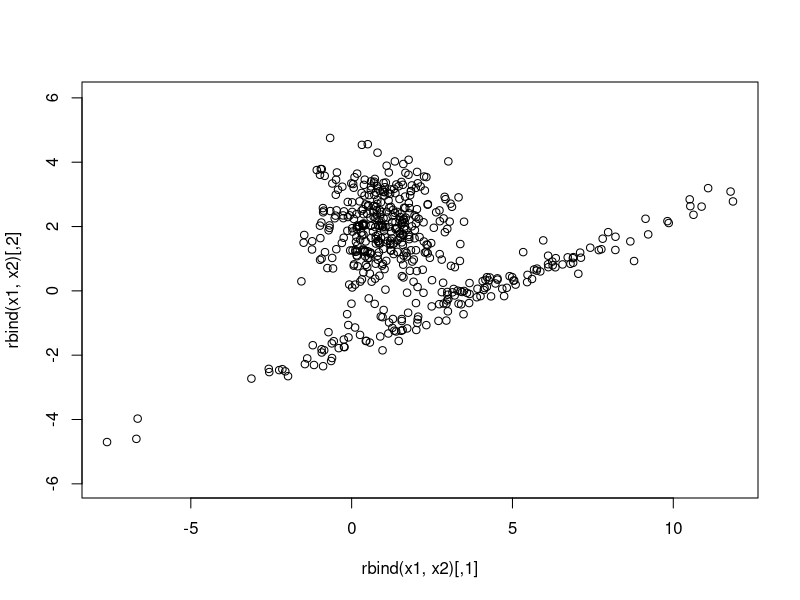
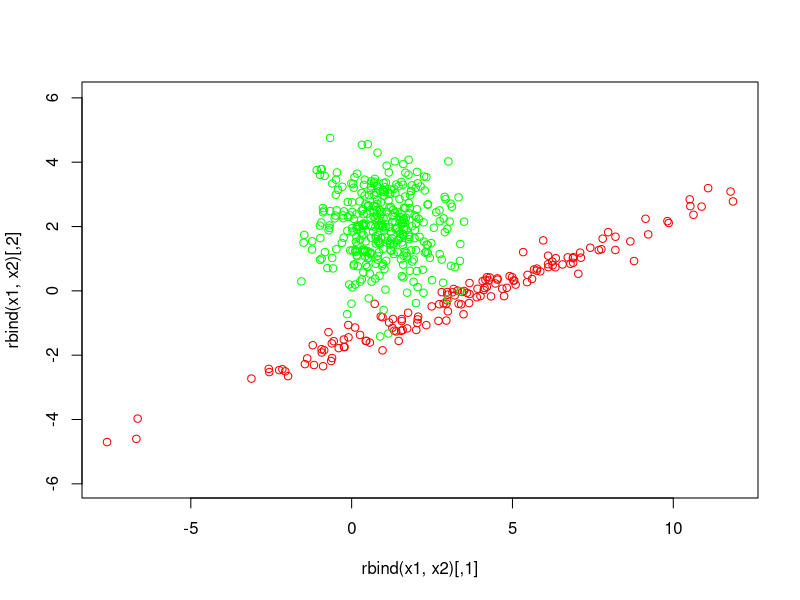

Write the R code that produced these figures, in order.
## ---- chunk 1
knitr::opts_chunk$set(echo = TRUE)
## ---- chunk 2
# sample size
n = 500;

# in population, 30% are '1', 70% are '2'
# build a sample from this
t<-sample(c(1,2),n,prob = c(0.3,0.7), replace = TRUE)

# count '1's and '2's
n2 <- sum(t==2);
n1 <- n - n2;


c(n1,n2)

# Define a function to return the transpose of a matrix that is Az + mu
rnormvec<-function(n=1,A,mu=0){
  m=dim(A)[2]
  z=matrix(rnorm(n*m),nrow=m,ncol=n)
  x= (A%*%z) + rep(mu,times=n)
  return(t(x))
}

# Build a 2x2 matrix
A1=matrix(c(3,1,2,1),nrow=2,ncol=2);
A2=matrix(c(1,0,0,1),nrow=2,ncol=2);

# Some mu vectors
mu1 = c(4,0);
mu2 = c(1,2);

# Define X1,X2 from our function
x1 <- rnormvec(n=n1,A1,mu1)
x2 <- rnormvec(n=n2,A2,mu2)

# get a plot of the distribution of our variables, then show which points to X1, X2
plot(rbind(x1,x2),asp = 1)
plot(rbind(x1,x2),asp=1,col=c(rep('red',n1),rep('green',n2)))

# perform singular value decomposition on A1 and look at the D, U and V matrices
s <-svd(A1)
s$d
s$u
s$v
